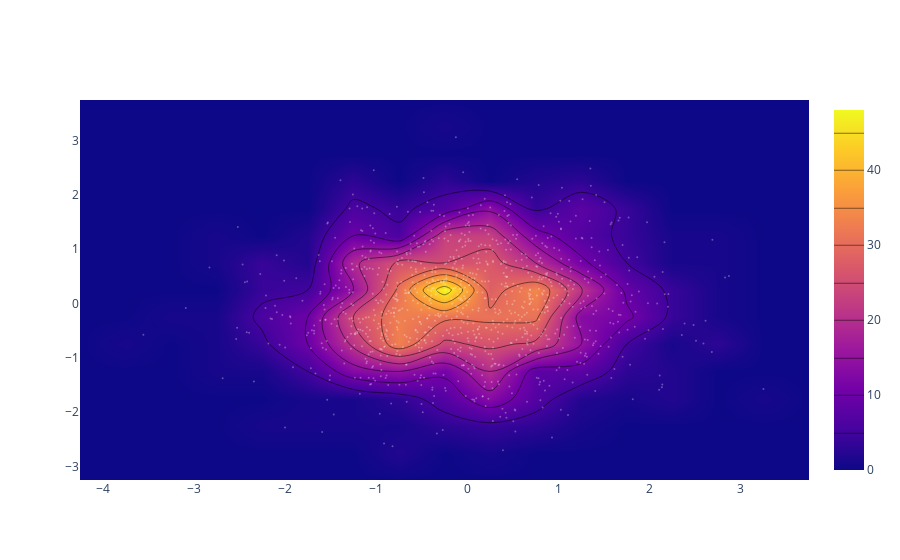
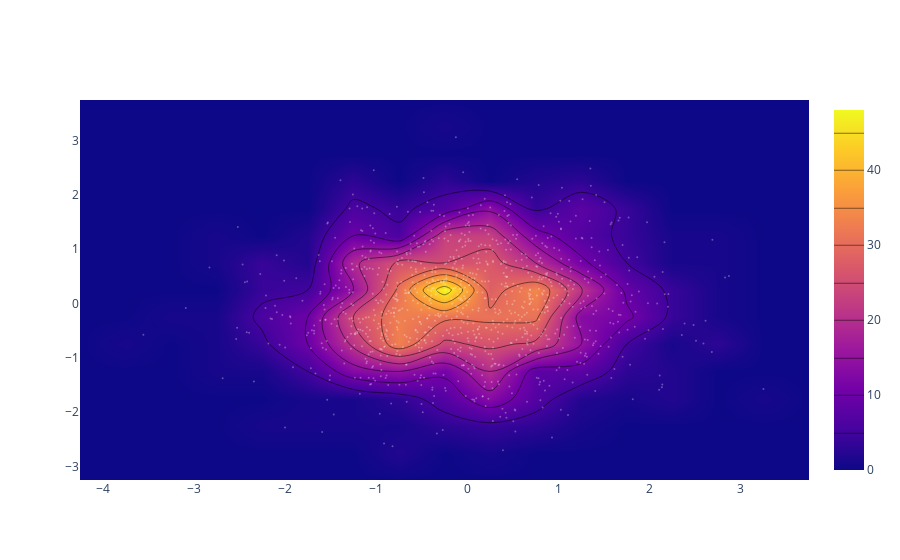

The notebook cell these images were saved under, in order:
### Code cell
X = numpy.random.randn(1000)
Y = numpy.random.randn(1000)

## plotly.graph_objects.Histogram2dContour.contours.coloring = ‘fill’, ‘heatmap’, ‘lines’, ‘none’
trace1 = graph_objs.Histogram2dContour(x = X, y = Y, contours = dict(coloring = 'heatmap'))

## plotly.graph_objects.Scatter.mode = Any combination of ['lines', 'markers', 'text'] joined with '+' characters
##        (e.g. 'lines+markers')
##        OR exactly one of ['none'] (e.g. 'none')
trace2 = graph_objs.Scatter(x = X, y = Y, mode = 'markers+text', marker = dict(color = 'white', size = 2, opacity = 0.3))


print("\n trace1:\n", trace1)
print("\n trace2:\n", trace2)

## plot and iplot are the shortcut functions to create afigure and show it.
## show_link: generate a link to plotly online tool
iplot([trace1,trace2], show_link = False)

## Alternativly, we can directly create a plotly.graph_objs.Figure object and add traces to it 
## and change its layout 
fig = graph_objs.Figure()
fig.add_trace(trace1)
fig.add_trace(trace2)
print("\n Figure:\n",fig)
fig.show()

### Figure 1 — Plotly figure (JSON) as saved in the notebook; plotly's stock layout.template omitted (floating-point values rounded to 4 significant figures; data arrays with more than 128 entries replaced by an {"elided": "..."} marker saying what was removed)
{"data": [{"contours": {"coloring": "heatmap"}, "type": "histogram2dcontour", "x": {"elided": "1000 float values"}, "y": {"elided": "1000 float values"}}, {"marker": {"color": "white", "opacity": 0.3, "size": 2}, "mode": "markers+text", "type": "scatter", "x": {"elided": "1000 float values"}, "y": {"elided": "1000 float values"}}], "layout": {}}

### Figure 2 — Plotly figure (JSON) as saved in the notebook; plotly's stock layout.template omitted (floating-point values rounded to 4 significant figures; data arrays with more than 128 entries replaced by an {"elided": "..."} marker saying what was removed)
{"data": [{"contours": {"coloring": "heatmap"}, "type": "histogram2dcontour", "x": {"elided": "1000 float values"}, "y": {"elided": "1000 float values"}}, {"marker": {"color": "white", "opacity": 0.3, "size": 2}, "mode": "markers+text", "type": "scatter", "x": {"elided": "1000 float values"}, "y": {"elided": "1000 float values"}}], "layout": {}}
